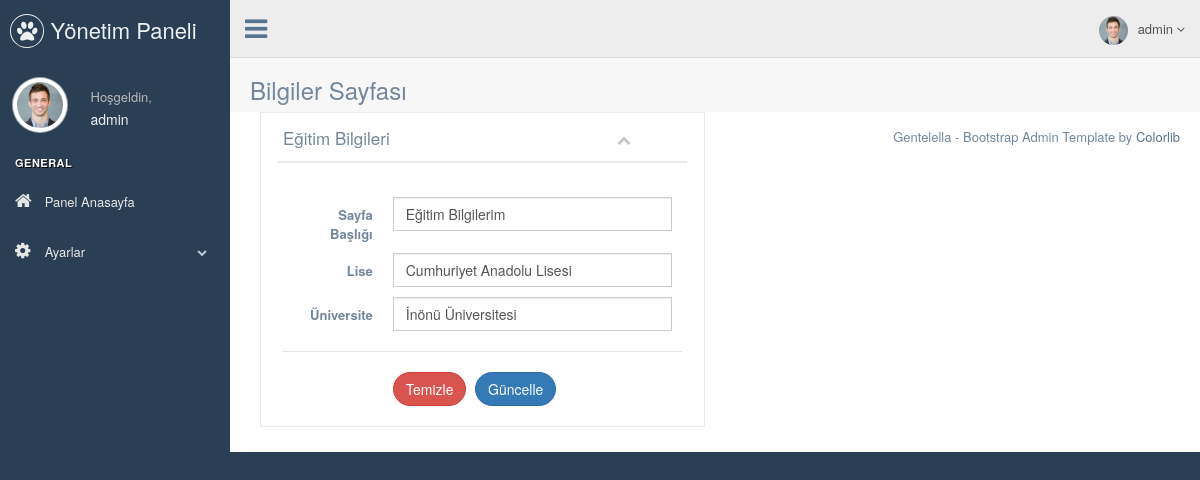
Screenshot of /htm/nedmin/info.php (signed in) with the database file from the repository.
### tables this page shows
CREATE TABLE `user` (
  `user_id` int(11) NOT NULL,
  `user_name` varchar(50) NOT NULL,
  `email` varchar(50) NOT NULL,
  `password` varchar(50) NOT NULL
);

CREATE TABLE `education_info` (
  `edu_title` varchar(50) NOT NULL,
  `edu_id` int(11) NOT NULL,
  `high_school` varchar(150) NOT NULL,
  `universty` varchar(250) NOT NULL
);

### htm/nedmin/info.php (the view, shortened to what this page needs)
<?php
include 'header.php';
$check_info = $db -> prepare("SELECT * FROM education_info");
$check_info -> execute();
$control_info = $check_info->rowCount();
$fetch_info = $db->prepare("SELECT * FROM education_info WHERE edu_id=1");
$fetch_info->execute();
$fetchinfo = $fetch_info->fetch(PDO::FETCH_ASSOC);
?>
<div class="right_col" role="main">
          <div class="">
            <div class="page-title">
              <div class="title_left">
                <h3>Bilgiler Sayfası</h3>
              </div>
            </div>
            <div class="clearfix"></div>
               <div class="col-md-6 col-sm-12 col-xs-12">
                <div class="x_panel">
                  <div class="x_title">
                    <h2>Eğitim Bilgileri</h2>
                    <ul class="nav navbar-right panel_toolbox">
                      <li><a class="collapse-link"><i class="fa fa-chevron-up"></i></a>
                      </li>
                    </ul>
                    <div class="clearfix"></div>
                  </div>
                  <div class="x_content">
                    <br />
                    <form class="form-horizontal form-label-left" action="process.php" method="POST" >
                    <div class="form-group">
                        <label class="control-label col-md-3 col-sm-3 col-xs-3">Sayfa Başlığı</label>
                        <div class="col-md-9 col-sm-9 col-xs-9">
                            <input type="text" class="form-control" name="edu_title" value="<?php echo $fetchinfo['edu_title']; ?>" required="required">
                        </div>
                    </div>
                      <div class="form-group">
                        <label class="control-label col-md-3 col-sm-3 col-xs-3">Lise</label>
                        <div class="col-md-9 col-sm-9 col-xs-9">
                            <input type="text" class="form-control" name="high_school" value="<?php echo $fetchinfo['high_school']; ?>" required="required">
                        </div>
                      </div>
                      <div class="form-group">
                        <label class="control-label col-md-3 col-sm-3 col-xs-3">Üniversite</label>
                        <div class="col-md-9 col-sm-9 col-xs-9">
                            <input type="text" class="form-control" name="universty" value="<?php echo $fetchinfo['universty']; ?>" required="required">
                        </div>
                      </div>
                      <div class="ln_solid"></div>
                      <div class="form-group">
                        <div class="col-md-6 col-md-offset-3">
                          <button type="reset" class="btn btn-round btn-danger">Temizle</button>
                          <?php
                          if($control_info == 1) { ?>
                             <button  type="submit" class="btn btn-round btn-primary" name="update_info">Güncelle</button>
                          <?php } else { ?>
                             <button  type="submit" class="btn btn-round btn-primary" name="insert_info">Ekle</button>
                          <?php } ?>
                        </div>
                      </div>
                    </form>
                  </div>
                </div>
              </div>
            </div>
          </div>
        </div>
<?php
include 'footer.php';
?>

### htm/nedmin/header.php (shortened to what this page needs)
<?php
include 'connect.php';
$user_name = $_SESSION['user_name'];
$query = $db -> prepare("SELECT * FROM user WHERE user_name='$user_name'");
$query -> execute();
$fetch = $query->fetch(PDO::FETCH_ASSOC);
?>
<!DOCTYPE html>
<html lang="en">
  <head>
    <link href="./vendors/bootstrap/dist/css/bootstrap.min.css" rel="stylesheet">
    <link href="./vendors/font-awesome/css/font-awesome.min.css" rel="stylesheet">
    <link href="./vendors/nprogress/nprogress.css" rel="stylesheet">
    <link href="./vendors/iCheck/skins/flat/green.css" rel="stylesheet">
    <link href="./vendors/bootstrap-progressbar/css/bootstrap-progressbar-3.3.4.min.css" rel="stylesheet">
    <link href="./vendors/jqvmap/dist/jqvmap.min.css" rel="stylesheet"/>
    <link href="./vendors/bootstrap-daterangepicker/daterangepicker.css" rel="stylesheet">
    <link href="./build/css/custom.min.css" rel="stylesheet">
  </head>
  <body class="nav-md">
    <div class="container body">
      <div class="main_container">
        <div class="col-md-3 left_col">
          <div class="left_col scroll-view">
            <div class="navbar nav_title" style="border: 0;">
              <a href="index.php" class="site_title"><i class="fa fa-paw"></i> <span>Yönetim Paneli</span></a>
            </div>
            <div class="profile clearfix">
              <div class="profile_pic">
                <img src="images/img.jpg" alt="..." class="img-circle profile_img">
              </div>
              <div class="profile_info">
                <span>Hoşgeldin,</span>
                <h2><?php echo $fetch['user_name']; ?></h2>
              </div>
            </div>
            <br />
            <div id="sidebar-menu" class="main_menu_side hidden-print main_menu">
              <div class="menu_section">
                <h3>General</h3>
                <ul class="nav side-menu">
                  <li><a href="index.php" ><i class="fa fa-home"></i> Panel Anasayfa </a></li>
                  <li><a><i class="fa fa-cog"></i> Ayarlar <span class="fa fa-chevron-down"></span></a>
                  </li>
                </ul>
              </div>
            </div>
          </div>
        </div>
        <div class="top_nav">
          <div class="nav_menu">
            <nav>
              <div class="nav toggle">
                <a id="menu_toggle"><i class="fa fa-bars"></i></a>
              </div>
              <ul class="nav navbar-nav navbar-right">
                <li class="">
                  <a href="javascript:;" class="user-profile dropdown-toggle" data-toggle="dropdown" aria-expanded="false">
                    <img src="images/img.jpg" alt=""><?php echo $fetch['user_name']; ?>
                    <span class=" fa fa-angle-down"></span>
                  </a>
                </li>
              </ul>
            </nav>
          </div>
        </div>

### rows the page displays
user: user_name "admin"
education_info: edu_title "Eğitim Bilgilerim", high_school "Cumhuriyet Anadolu Lisesi", universty "İnönü Üniversitesi"
